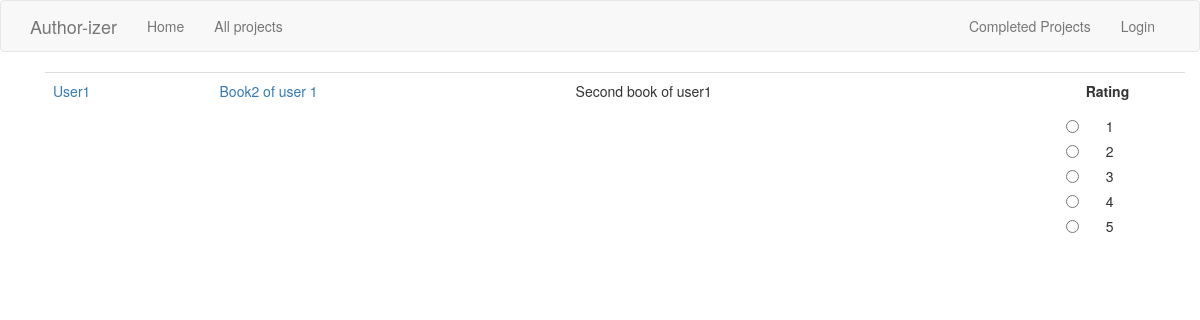
The page /rate/2 on the database its author committed.
### app/models.py (models this page shows, shortened)
class SearchableMixin(object):
    @classmethod
    def search(cls, expression, page, per_page):
        ids, total = query_index(cls.__tablename__, expression, page, per_page)
        if total == 0:
            return cls.query.filter_by(id=0), 0
        when = []
        for i in range(len(ids)):
            when.append((ids[i], i))
        return cls.query.filter(cls.id.in_(ids)).order_by(
            db.case(when, value=cls.id)), total

class Post(SearchableMixin, db.Model):
    __searchable__ = ['body']
    id = db.Column(db.Integer, primary_key=True)
    body = db.Column(db.Text)
    title= db.Column(db.String(140))
    subtitle=db.Column(db.String(200))
    timestamp = db.Column(db.DateTime, index=True, default=datetime.utcnow)
    user_id = db.Column(db.Integer, db.ForeignKey('user.id', ondelete="CASCADE"))
    contributes = db.relationship('Contribute', backref='contrib', lazy='dynamic')
    completed= db.Column(db.Boolean, default=False)

class User(UserMixin, db.Model):
    id = db.Column(db.Integer, primary_key=True )
    username = db.Column(db.String(64), index=True, unique=True)
    email = db.Column(db.String(120), index=True, unique=True)
    password_hash = db.Column(db.String(128))
    posts = db.relationship('Post', backref='author', lazy='dynamic')
    about_me = db.Column(db.String(140))
    last_seen = db.Column(db.DateTime, default=datetime.utcnow)
    followed = db.relationship(
        'User', secondary=followers,
        primaryjoin=(followers.c.follower_id == id),
        secondaryjoin=(followers.c.followed_id == id),
        backref=db.backref('followers', lazy='dynamic'), lazy='dynamic')

### app/routes.py (the view)
@app.route('/rate/<id>', methods=['GET', 'POST'])
def rate(id):
    form=RatingForm()
    books=Post.query.order_by(Post.timestamp.desc())
    if form.validate_on_submit():
        rating=BookRating(user_id= current_user.id , post_id= id , rate=form.rating.data)
        db.session.add(rating)
        db.session.commit()
        return redirect(url_for('completed'))
    return render_template('rate.html', user=user, posts=books, form=form, bid=int(id))

### app/forms.py
class RatingForm(FlaskForm):
    rating = RadioField('Rating', choices=[('value','1'),('value_two','2'), ('value_three','3'), ('value_four','4'), ('value_five','5')],validators=[DataRequired()])

### app/routes.py (called while the page is built)
@app.before_request
def before_request():
    if current_user.is_authenticated:
        current_user.last_seen = datetime.utcnow()
        db.session.commit()
        g.search_form = SearchForm()

### app/templates/rate.html
{% extends "base.html" %}
{% import 'bootstrap/wtf.html' as wtf %}
{% block app_content %}
{% for post in posts %}
{%if post.completed==1 and post.id==bid%}
{% include '_rate.html' %}
{%endif%}
{% endfor %}
{% endblock %}

### app/templates/_rate.html (shortened to what this page needs)
<div class="container">
    <table class="table table-hover ">
        <tr>
            <td >
                <a href="{{ url_for('user', username=post.author.username) }}">
                    {{ post.author.username.capitalize() }}
                </a>
            </td>
            <td>
                <a href="{{ url_for('read_post', id=post.id) }}">
                {{ post.title.capitalize() }}
                </a>
            </td>
            <td>
                {{ post.subtitle.capitalize() }}
            </td>
            <td>
            </td>
            <td>
                <form class="row" >
                        {{wtf.quick_form(form, id="radio")}}
                </form>
            </td>
        </tr>
    </table>
    </div>

### rows shown on the page
Post: author.username "User1", title "Book2 of user 1", subtitle "Second book of user1"
